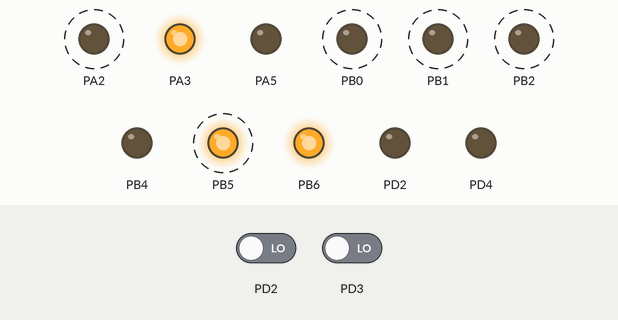
Simulated run of this program. Board: ATmega32, built with avr-gcc and emulated at 8 MHz. On the bench: output pins drawn as LEDs (lit = HIGH). Dashed ring = blinking. The test bench sets the inputs (shaded band); at power-on: PD3 LOW, PD2 LOW.

Above: at 1.29 s.
1.3 s: PD3 driven HIGH
At 1.5 s:
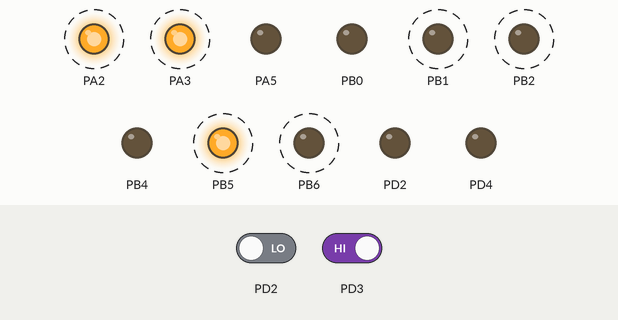
4.3 s: PD3 driven LOW
At 4.75 s:
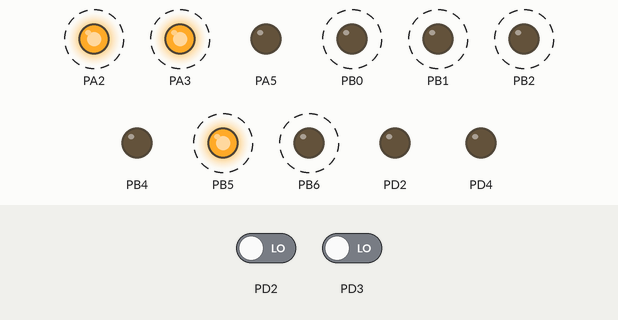
7.3 s: PD3 driven HIGH
At 7.6 s:
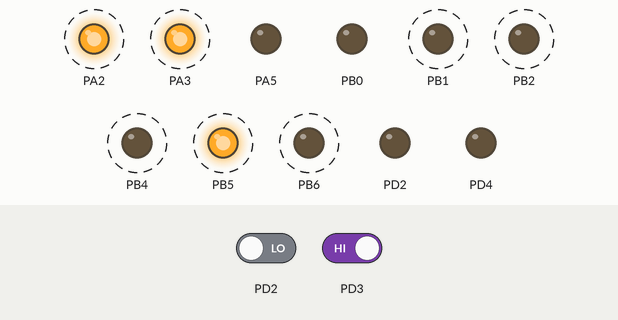
10.3 s: PD3 driven LOW
At 13.29 s:
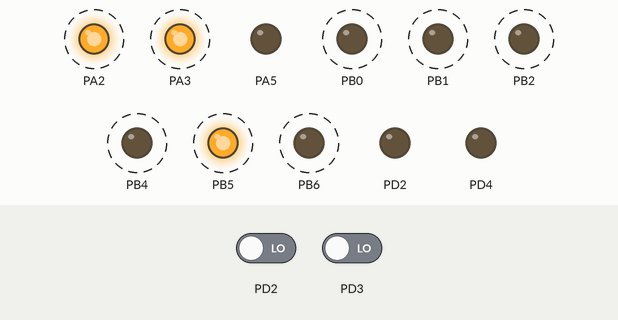
13.3 s: PD3 driven HIGH
At 13.5 s:
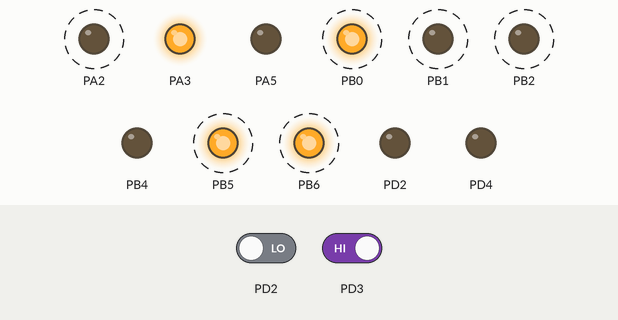
16.3 s: PD2 driven HIGH and PD3 driven LOW
Timing chart, 0 to 61.5 s (numbered marks = the images above; inputs shaded):
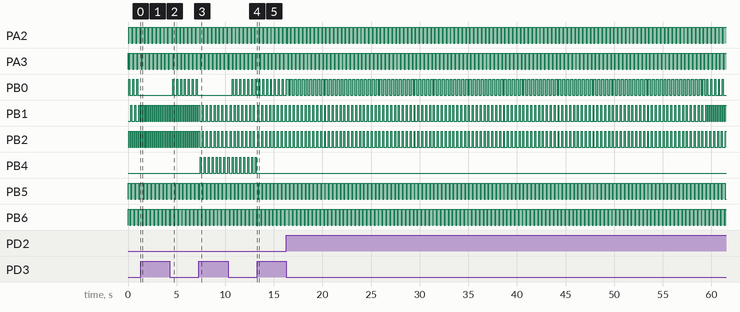

Measured:
- after the input at 1.3 s, PB0: stops changing and stays LOW; PB1: alternates HIGH for 0.10 s and LOW for 0.10 s, starting after 0.05 s
- after the input at 4.3 s, PB0: alternates HIGH for 0.10 s and LOW for 0.30 s, starting after 0.30 s
- after the input at 7.3 s, PB0: stops changing and stays LOW; PB1, PB2: alternates HIGH for 0.10 s and LOW for 0.30 s, starting after 0.05 s; PB4: alternates HIGH for 0.10 s and LOW for 0.30 s, starting after 0.15 s
- after the input at 10.3 s, PB0: alternates HIGH for 0.10 s and LOW for 0.30 s, starting after 0.41 s
- after the input at 13.3 s, PB4: stops changing and stays LOW
- by itself, PA2, PA3, PB5, PB6: alternates HIGH for 0.30 s and LOW for 0.10 s
- by itself, PB0, PB1: alternates HIGH for 0.10 s and LOW for 0.30 s
- by itself, PB2: alternates HIGH for 0.10 s and LOW for 0.10 s

The program:

main.c
```c
/*
 * 7x4SEGMENT.c
 *
 * Created: 11/5/2023 6:11:46 AM
 * Author : LENOVO
 */

#include <avr/io.h>
#include "seven_segment.h"
#include "TIMER.h"

static uint8_t seconds = 0;
static uint8_t minutes = 5;
static uint8_t hours = 6;
uint8_t hours_minutes_control = 0;
void Seven_Segment_Display(void);

int main(void)
{
	SETBIT(DDRA, 5);
	//Seven_Seg_init();
	set_int0();
	set_int1();
	TIMER_INT_NORMAL();

    /* Replace with your application code */
    while (1)
    {
		if(minutes>9)
		{
			SevenSegmentCommonAnode( minutes/10,3);
			_delay_ms(100);
			SevenSegmentCommonAnode((minutes-((minutes/10) *10)),4);
			_delay_ms(100);
		}
		else
		{
			SevenSegmentCommonAnode(0,3);
			_delay_ms(100);
			SevenSegmentCommonAnode( minutes,4);
			_delay_ms(100);
		}

		if(hours>9)
		{
			SevenSegmentCommonAnode(hours/10,1);
			_delay_ms(100);
			SevenSegmentCommonAnode((hours-((hours/10) *10)),2);
			_delay_ms(100);
		}
		else
		{
			SevenSegmentCommonAnode(0,1);
			_delay_ms(100);
			SevenSegmentCommonAnode( hours,2);
			_delay_ms(100);
		}

    }
}
ISR(INT0_vect)
{
	_delay_ms(100);
	if(hours_minutes_control == 0)
	{
		hours_minutes_control = 1; //hours
	}
	else if(hours_minutes_control == 1)
	{
		hours_minutes_control = 0; //minutes
	}
}
ISR(INT1_vect)
{
	TIMER_STOP();
	if(hours_minutes_control == 1)
	{
		_delay_ms(50);
		if(hours_minutes_control == 1)
		{
			hours++;
		}
	}
	else if(hours_minutes_control == 0)
	{
		_delay_ms(50);
		if(hours_minutes_control == 0)
		{
			minutes++;
		}
	}
	TIMER_START();
}
ISR(TIMER0_OVF_vect)
{
	static uint32_t counts = 0;
	counts++;
	if (counts == 30)
	{
		counts = 0;
		Seven_Segment_Display();
	}
}

void Seven_Segment_Display(void)
{
	seconds++;

	if(seconds >=60)
	{
		seconds=0;
		minutes++;
	}

	if(minutes >=60)
	{
		minutes=0;
		hours++;
	}

	if (hours >= 12)
	{
		hours = 0;
	}
}
/*if(minutes>9)
{
SevenSegmentCommonAnode( minutes/10,2);
SevenSegmentCommonAnode((minutes-((minutes/10) *10)),1);
}
else
{
SevenSegmentCommonAnode( minutes,1);
_delay_ms(1000);
}

if(hours>9)
{
SevenSegmentCommonAnode(hours/10,4);
SevenSegmentCommonAnode((hours-((hours/10) *10)),3);
}
else
{
SevenSegmentCommonAnode( hours,3);
}
*/
```

TIMER.c
```c
/*
 * TIMER.c
 *
 * Created: 10/29/2023 11:56:58 AM
 *  Author: LENOVO
 */
#include "TIMER.h"

void TIMER_INIT_NORMAL()
{
	TCCR0 = 0;
	CLRBIT(TCCR0, WGM00);		//normal mode
	CLRBIT(TCCR0, WGM01);
	SETBIT(TCCR0, CS00);			//1024 pre-scaler
	SETBIT(TCCR0, CS02);
	SETBIT(TCCR0, FOC0);

}

void TIMER_INT_NORMAL()
{
	TCCR0 = 0;
	CLRBIT(TCCR0, WGM00);		//normal mode
	CLRBIT(TCCR0, WGM01);
	SETBIT(TCCR0, CS00);			//1024 pre-scaler
	SETBIT(TCCR0, CS02);
	SETBIT(TCCR0, FOC0);
	SETBIT(TIMSK, TOIE0);
	SETBIT(SREG, 7);
	sei();
}
void TIMER_START()
{
	SETBIT(TCCR0, CS00);			//1024 pre-scaler
	SETBIT(TCCR0, CS02);
	TCNT0 = 0;
	SETBIT(TIMSK, TOIE0);
	SETBIT(SREG, 7);
	sei();
}
void TIMER_STOP()
{
	CLRBIT(TCCR0, CS00);
	CLRBIT(TCCR0, CS01);
	CLRBIT(TCCR0, CS02);
}
void TIMER_DELAY_SEC(int s)
{
	uint8_t overflow = (s*8000000)/ (1024*256);
	uint8_t counter = 0;
	TIMER_START();
	while(counter != overflow)
	{
		while(READBIT(TIFR, TOV0) == 0);
		counter++;
	}
}

void TIMER_DELAY_MLSEC(int ms)
{
	uint16_t overflow = (ms*8000)/ (1024*256);
	TIMER_START();
	while(overflow != 0)
	{
		while(READBIT(TIFR, TOV0) == 0);
		overflow--;
	}
}
```

TIMER.h
```c
/*
 * TIMER.h
 *
 * Created: 10/29/2023 11:56:38 AM
 *  Author: LENOVO
 */


#ifndef TIMER_H_
#define TIMER_H_
#include "std_macros.h"

void TIMER_INIT_NORMAL(void);
void TIMER_INT_NORMAL(void);
void TIMER_START(void);
void TIMER_STOP(void);
void TIMER_DELAY_SEC(int s);
void TIMER_DELAY_MLSEC(int ms);


#endif /* TIMER_H_ */
```

senven_segment.c
```c
#include "seven_segment.h"

void SevenSegmentCommonAnode(uint8_t num,uint8_t EN)
{
 	  SETBIT(DDRB, 0);
	  SETBIT(DDRB, 1);
	  SETBIT(DDRB, 2);
	  SETBIT(DDRB, 4);

 	  SETBIT(DDRB, 5);
	  SETBIT(DDRB, 6);
	  SETBIT(DDRA, 2);
	  SETBIT(DDRA, 3);
      switch(EN)
      {
      case 1:
		 SETBIT(PORTB, 5);
		 CLRBIT(PORTB, 6);
		 SETBIT(PORTA, 2);
		 SETBIT(PORTA, 3);

		 break;
      case 2:
       	 CLRBIT(PORTB, 5);
		 SETBIT(PORTB, 6);
		 SETBIT(PORTA, 2);
		 SETBIT(PORTA, 3);
       	 break;
      case 3:
       	 SETBIT(PORTB, 5);
       	 SETBIT(PORTB, 6);
       	 CLRBIT(PORTA, 2);
       	 SETBIT(PORTA, 3);
		break;
      case 4:
       	 SETBIT(PORTB, 5);
		 SETBIT(PORTB, 6);
		 SETBIT(PORTA, 2);
		 CLRBIT(PORTA, 3);
       	 break;
      case 5:
        SETBIT(PORTB, 5);
   	    SETBIT(PORTB, 6);
  	    SETBIT(PORTA, 2);
		SETBIT(PORTA, 3);
      	break;
      }
      switch(num)
      {
      case 0:
     	 CLRBIT(PORTB, 0);
		 CLRBIT(PORTB, 1);
		 CLRBIT(PORTB, 2);
		 CLRBIT(PORTB, 4);

         break;
      case 1:
     	 SETBIT(PORTB, 0);
		 CLRBIT(PORTB, 1);
		 CLRBIT(PORTB, 2);
		 CLRBIT(PORTB, 4);
         break;
      case 2:
     	 CLRBIT(PORTB, 0);
		 SETBIT(PORTB, 1);
		 CLRBIT(PORTB, 2);
		 CLRBIT(PORTB, 4);
         break;
      case 3:
     	 SETBIT(PORTB, 0);
		 SETBIT(PORTB, 1);
		 CLRBIT(PORTB, 2);
		 CLRBIT(PORTB, 4);
         break;
      case 4:
     	 CLRBIT(PORTB, 0);
         CLRBIT(PORTB, 1);
         SETBIT(PORTB, 2);
         CLRBIT(PORTB, 4);
		 break;
      case 5:
     	 SETBIT(PORTB, 0);
		 CLRBIT(PORTB, 1);
		 SETBIT(PORTB, 2);
		 CLRBIT(PORTB, 4);
         break;
      case 6:
     	 CLRBIT(PORTB, 0);
		 SETBIT(PORTB, 1);
		 SETBIT(PORTB, 2);
		 CLRBIT(PORTB, 4);
         break;
      case 7:
     	 SETBIT(PORTB, 0);
		 SETBIT(PORTB, 1);
		 SETBIT(PORTB, 2);
		 CLRBIT(PORTB, 4);
         break;
      case 8:
     	 CLRBIT(PORTB, 0);
		 CLRBIT(PORTB, 1);
		 CLRBIT(PORTB, 2);
		 SETBIT(PORTB, 4);
         break;
      case 9:
     	 SETBIT(PORTB, 0);
		 CLRBIT(PORTB, 1);
		 CLRBIT(PORTB, 2);
		 SETBIT(PORTB, 4);
         break;

      }
}
void set_int0(void)
{
	SETBIT(DDRD, 2);
	SETBIT(MCUCR, ISC00);
	SETBIT(GICR, INT0);
	sei();

}
void set_int1(void)
{
	SETBIT(DDRD, 4);
	SETBIT(MCUCR,  ISC10);
	SETBIT(GICR, INT1);
	sei();

}
```

seven_segment.h
```c
/*
 * seven_segment.h
 *
 *  Created on: Oct 21, 2023
 *      Author: dell
 */
#include "std_macros.h"
#ifndef SEVEN_SEGMENT_H_
#define SEVEN_SEGMENT_H_

/* ProtoTypes*/

void SevenSegmentCommonAnode(uint8_t num, uint8_t EN);
void set_int0(void);
void set_int1(void);

#endif /* SEVEN_SEGMENT_H_ */
```

std_macros.h
```c
/*
 * std_macros.h
 *
 * Created: 8/11/2022 10:47:05 PM
 *  Author: lenovo 520
 */


#ifndef STD_MACROS_H_
#define STD_MACROS_H_

#include <avr/io.h>   // this file include all register addresses macros like DDRA
#define F_CPU 8000000 // set the frequency of microcontroller
#include <util/delay.h> // this header include all delay function like _delay_ms
#include <avr/interrupt.h> // this header is necessary when you deal with interrupt

#define SETBIT(REG,BIT) (REG |= 1<<BIT)
#define CLRBIT(REG,BIT) (REG &= ~(1<<BIT))
#define TOGBIT(REG,BIT) (REG ^= 1<<BIT)
#define READBIT(REG,BIT)  ((REG >> BIT) & 1)


#endif /* STD_MACROS_H_ */
```
